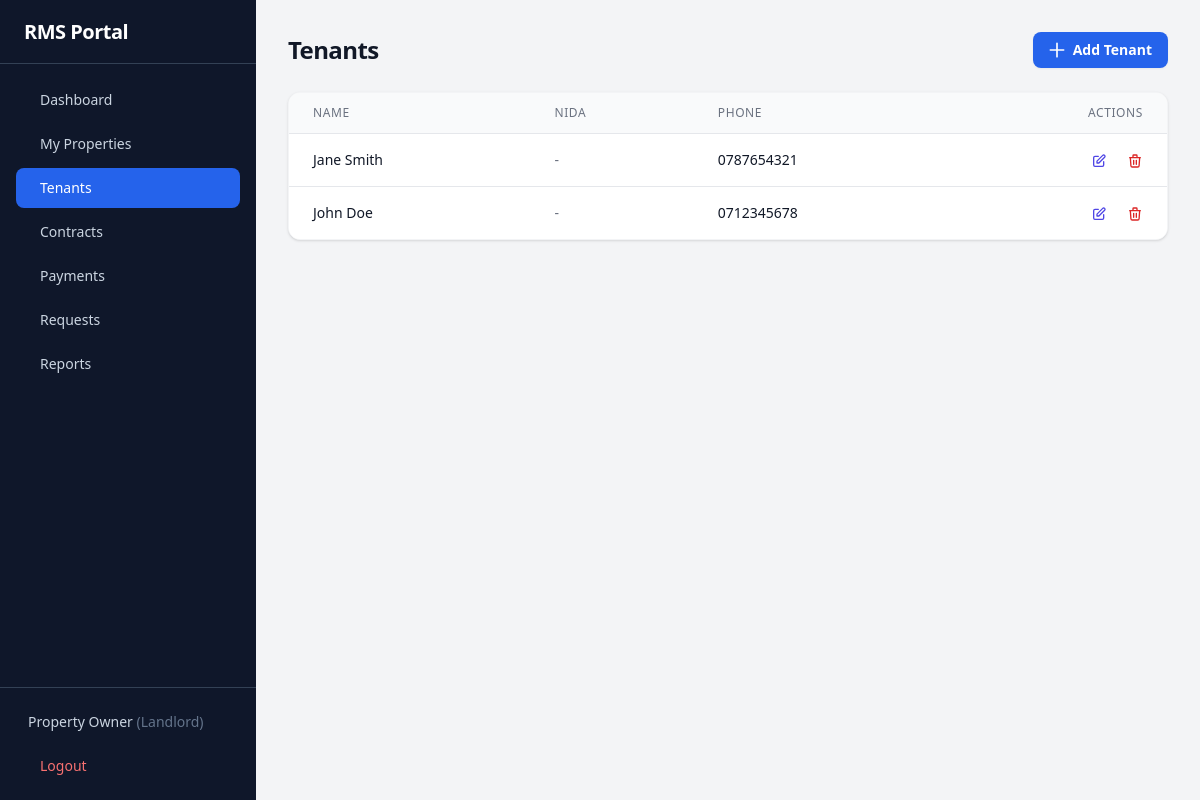
Page /tenants.php (signed in) on the committed database.
### tables this page shows
CREATE TABLE IF NOT EXISTS users (
    id VARCHAR(20) PRIMARY KEY,
    username VARCHAR(50) UNIQUE NOT NULL,
    password VARCHAR(255) NOT NULL,
    full_name VARCHAR(255) DEFAULT NULL,
    phone VARCHAR(50) DEFAULT NULL,
    email VARCHAR(255) DEFAULT NULL,
    nida VARCHAR(50) DEFAULT NULL,
    role ENUM('admin','tenant','landlord') NOT NULL DEFAULT 'tenant',
    approved TINYINT(1) NOT NULL DEFAULT 1,
    property_address TEXT DEFAULT NULL,
    tenant_id VARCHAR(20) DEFAULT NULL,
    must_change_password TINYINT(1) NOT NULL DEFAULT 1,
    created_at TIMESTAMP DEFAULT CURRENT_TIMESTAMP
);

CREATE TABLE IF NOT EXISTS tenants (
    id VARCHAR(20) PRIMARY KEY,
    name VARCHAR(255) NOT NULL,
    email VARCHAR(255) DEFAULT NULL,
    phone VARCHAR(50) NOT NULL,
    nida VARCHAR(50) DEFAULT NULL,
    created_at TIMESTAMP DEFAULT CURRENT_TIMESTAMP
);

### config/database.php (called while the page is built, shortened)
<?php
$DB_HOST = getenv('DB_HOST') ?: 'localhost';
$DB_NAME = getenv('DB_NAME') ?: 'rms_portal';
$DB_USER = getenv('DB_USER') ?: 'root';
$DB_PASS = getenv('DB_PASS') ?: '';
try {
    $pdo = new PDO("mysql:host=$DB_HOST;dbname=$DB_NAME;charset=utf8mb4", $DB_USER, $DB_PASS, [
        PDO::ATTR_ERRMODE => PDO::ERRMODE_EXCEPTION,
        PDO::ATTR_DEFAULT_FETCH_MODE => PDO::FETCH_ASSOC,
        PDO::ATTR_EMULATE_PREPARES => false,
    ]);
} catch (PDOException $e) {
    die("Database connection failed: " . $e->getMessage());
}
function db(): PDO {
    global $pdo;
    return $pdo;
}

### includes/helpers.php (called while the page is built, shortened)
<?php
function hsc($str): string {
    return htmlspecialchars($str ?? '', ENT_QUOTES, 'UTF-8');
}

### includes/auth.php (called while the page is built, shortened)
<?php
require_once __DIR__ . '/../config/database.php';
function isLoggedIn(): bool {
    return isset($_SESSION['user_id']);
}
function getCurrentUser(): ?array {
    $stmt = db()->prepare("SELECT id, username, full_name, phone, email, nida, role, approved, property_address, tenant_id, must_change_password FROM users WHERE id = ?");
    $stmt->execute([$_SESSION['user_id']]);
    return $stmt->fetch() ?: null;
}

### tenants.php (the view, shortened to what this page needs)
<?php
require_once __DIR__ . '/config/database.php';
require_once __DIR__ . '/includes/auth.php';
require_once __DIR__ . '/includes/helpers.php';
$tenants = db()->query("SELECT * FROM tenants ORDER BY name")->fetchAll();
?>
<div class="space-y-6">
    <div class="sm:flex sm:items-center justify-between">
        <h1 class="text-2xl font-bold tracking-tight text-gray-900">Tenants</h1>
        <div class="mt-4 sm:ml-16 sm:mt-0 sm:flex-none">
            <a href="?action=add" class="flex items-center justify-center rounded-lg bg-blue-600 px-4 py-2 text-sm font-semibold text-white shadow-sm hover:bg-blue-500">
                <svg class="-ml-0.5 mr-1.5 h-5 w-5" fill="none" stroke="currentColor" viewBox="0 0 24 24"><path stroke-linecap="round" stroke-linejoin="round" stroke-width="2" d="M12 4v16m8-8H4"/></svg>
                Add Tenant
            </a>
        </div>
    </div>
    <div class="bg-white rounded-xl shadow border border-gray-100 overflow-hidden">
        <div class="overflow-x-auto">
            <table class="min-w-full divide-y divide-gray-200">
                <thead class="bg-gray-50">
                    <tr>
                        <th class="px-6 py-3 text-left text-xs font-medium text-gray-500 uppercase tracking-wider">Name</th>
                        <th class="px-6 py-3 text-left text-xs font-medium text-gray-500 uppercase tracking-wider">NIDA</th>
                        <th class="px-6 py-3 text-left text-xs font-medium text-gray-500 uppercase tracking-wider">Phone</th>
                        <th class="px-6 py-3 text-right text-xs font-medium text-gray-500 uppercase tracking-wider">Actions</th>
                    </tr>
                </thead>
                <tbody class="divide-y divide-gray-200 bg-white">
                    <?php foreach ($tenants as $t): ?>
                    <tr class="hover:bg-gray-50">
                        <td class="whitespace-nowrap px-6 py-4 text-sm font-medium text-gray-900"><?= hsc($t['name']) ?></td>
                        <td class="whitespace-nowrap px-6 py-4 text-sm text-gray-500"><?= hsc($t['nida'] ?? '-') ?></td>
                        <td class="whitespace-nowrap px-6 py-4 text-sm text-gray-900"><?= hsc($t['phone']) ?></td>
                        <td class="whitespace-nowrap px-6 py-4 text-right text-sm font-medium">
                            <a href="?edit=<?= $t['id'] ?>" class="text-indigo-600 hover:text-indigo-900 mr-4">
                                <svg class="w-4 h-4 inline" fill="none" stroke="currentColor" viewBox="0 0 24 24"><path stroke-linecap="round" stroke-linejoin="round" stroke-width="2" d="M11 5H6a2 2 0 00-2 2v11a2 2 0 002 2h11a2 2 0 002-2v-5m-1.414-9.414a2 2 0 112.828 2.828L11.828 15H9v-2.828l8.586-8.586z"/></svg>
                            </a>
                            <a href="?delete=<?= $t['id'] ?>" onclick="return confirm('Are you sure?')" class="text-red-600 hover:text-red-900">
                                <svg class="w-4 h-4 inline" fill="none" stroke="currentColor" viewBox="0 0 24 24"><path stroke-linecap="round" stroke-linejoin="round" stroke-width="2" d="M19 7l-.867 12.142A2 2 0 0116.138 21H7.862a2 2 0 01-1.995-1.858L5 7m5 4v6m4-6v6m1-10V4a1 1 0 00-1-1h-4a1 1 0 00-1 1v3M4 7h16"/></svg>
                            </a>
                        </td>
                    </tr>
                    <?php endforeach; ?>
                </tbody>
            </table>
        </div>
    </div>
</div>
<?php
$content = ob_get_clean();
require __DIR__ . '/includes/layout.php';

### includes/layout.php (shortened to what this page needs)
<?php
require_once __DIR__ . '/auth.php';
require_once __DIR__ . '/helpers.php';
$user = getCurrentUser();
$current_page = basename($_SERVER['PHP_SELF'], '.php') ?: 'index';
$current_action = $_GET['action'] ?? '';
$admin_links = [
    ['name' => 'Dashboard', 'path' => 'index.php', 'icon' => 'dashboard'],
    ['name' => 'Users', 'path' => 'users.php', 'icon' => 'users'],
];
$landlord_links = [
    ['name' => 'Dashboard', 'path' => 'index.php', 'icon' => 'dashboard'],
    ['name' => 'My Properties', 'path' => 'properties.php', 'icon' => 'building'],
    ['name' => 'Tenants', 'path' => 'tenants.php', 'icon' => 'users'],
    ['name' => 'Contracts', 'path' => 'contracts.php', 'icon' => 'file-text'],
    ['name' => 'Payments', 'path' => 'payments.php', 'icon' => 'credit-card'],
    ['name' => 'Requests', 'path' => 'requests.php', 'icon' => 'message-square'],
    ['name' => 'Reports', 'path' => 'reports.php', 'icon' => 'bar-chart'],
];
$tenant_links = [
    ['name' => 'My Dashboard', 'path' => 'index.php', 'icon' => 'dashboard', 'action' => ''],
    ['name' => 'Pay Rent (Control No.)', 'path' => 'index.php?action=generate_control_number', 'icon' => 'credit-card', 'action' => 'generate_control_number'],
    ['name' => 'Renew Contract', 'path' => 'index.php?action=extension', 'icon' => 'file-text', 'action' => 'extension'],
    ['name' => 'Report Issue (Repair)', 'path' => 'index.php?action=maintenance', 'icon' => 'wrench', 'action' => 'maintenance'],
    ['name' => 'Notice to Vacate', 'path' => 'index.php?action=move_out', 'icon' => 'file-output', 'action' => 'move_out'],
];
if ($user['role'] === 'admin') {
    $links = $admin_links;
} elseif ($user['role'] === 'landlord') {
    $links = $landlord_links;
} else {
    $links = $tenant_links;
}
?>
<!DOCTYPE html>
<html lang="en">
<head>
    <script src="https://cdn.tailwindcss.com"></script>
</head>
<body class="bg-gray-100">
<div class="min-h-screen flex" x-data="{ sidebarOpen: false }">
    <aside class="fixed lg:static inset-y-0 left-0 z-30 w-64 bg-slate-900 transform transition-transform duration-200 ease-in-out -translate-x-full lg:translate-x-0 flex flex-col"
           x-bind:class="sidebarOpen ? 'translate-x-0' : '-translate-x-full lg:translate-x-0'">
        <div class="h-16 flex items-center justify-between px-6 border-b border-slate-700">
            <h1 class="text-xl font-bold text-white tracking-tight">RMS Portal</h1>
        </div>
        <nav class="flex-1 px-4 py-4 space-y-1 overflow-y-auto">
            <?php foreach ($links as $link):
                $is_active = false;
                if (isset($link['action'])) {
                    $is_active = $current_page === 'index' && $current_action === $link['action'];
                    if ($link['action'] === '') {
                        $is_active = $current_page === 'index' && $current_action === '';
                    }
                } else {
                    $is_active = $current_page === basename($link['path'], '.php');
                }
            ?>
            <a href="<?= $link['path'] ?>"
               class="flex items-center px-3 py-2.5 text-sm font-medium rounded-lg transition-colors <?= $is_active ? 'bg-blue-600 text-white' : 'text-slate-300 hover:bg-slate-800 hover:text-white' ?>">
                <?= $link['name'] ?>
            </a>
            <?php endforeach; ?>
        </nav>
        <div class="p-4 border-t border-slate-700">
            <div class="flex items-center px-3 py-2 text-sm text-slate-300">
                <span class="truncate flex-1"><?= hsc($user['full_name'] ?: $user['username']) ?> <span class="text-slate-500 capitalize">(<?= $user['role'] ?>)</span></span>
            </div>
            <a href="logout.php"
               class="mt-2 w-full flex items-center px-3 py-2 text-sm font-medium text-red-400 rounded-lg hover:bg-slate-800 transition-colors">
                Logout
            </a>
        </div>
    </aside>
    <main class="flex-1 flex flex-col min-w-0">
        <div class="flex-1 overflow-y-auto p-4 sm:p-6 lg:p-8">
            <div class="max-w-7xl mx-auto">
                <?= $content ?? '' ?>
            </div>
        </div>
    </main>
</div>
</body>
</html>

### rows in the picture
users: full_name "Property Owner", role "Landlord"
tenants: name "Jane Smith", nida "-", phone "0787654321"
tenants: name "John Doe", nida "-", phone "0712345678"

### other values in the picture
$link['name'] "Dashboard"
$link['name'] "My Properties"
$link['name'] "Tenants"
$link['name'] "Contracts"
$link['name'] "Payments"
$link['name'] "Requests"
$link['name'] "Reports"
